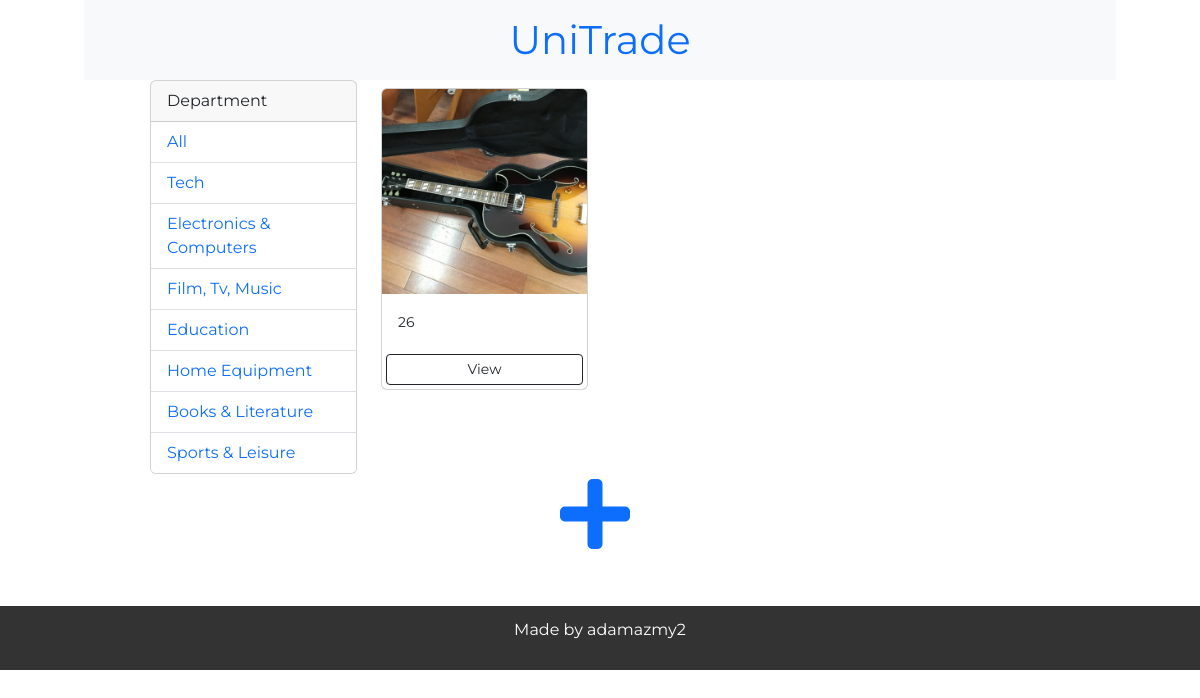
Page /current/ on the committed database.
### marketplace/models.py (models this page shows, shortened)
class Department(models.Model):
    name = models.CharField(max_length = 100, null = False, blank = False)

class Productimage(models.Model):
    imageID = models.AutoField(primary_key=True)
    product =  models.ForeignKey(Product, on_delete=models.CASCADE)
    imageURL = models.ImageField(upload_to='product_images/', default='https://png.pngtree.com/png-clipart/20190918/ourmid/pngtree-load-the-3273350-png-image_1733730.jpg')

### marketplace/views.py (the view)
# urls.py: path('current/', views.current, name='current'),
def current(request):
    departments = Department.objects.all()
    productimages = Productimage.objects.all()
    products =Product.objects.all()
    context = {'departments':departments, 'productimages':productimages, 'products': products}
    return render(request, 'marketplace/currentListing.html', context)

### marketplace/templates/marketplace/currentListing.html (shortened to what this page needs)
{% load static %}
<!DOCTYPE html>
<html lang="en">
<head>
    <link rel="stylesheet" href="https://cdnjs.cloudflare.com/ajax/libs/font-awesome/5.15.3/css/all.min.css">
    <link rel="stylesheet" href="{% static 'css/styles.css' %}">
    <link rel = "stylesheet" href="https://cdn.jsdelivr.net/npm/bootstrap@5.3.0/dist/css/bootstrap.min.css">
</head>
<body>
    <section id="nav-bar">
        <div class="container">
            <nav class="navbar navbar-expand-lg bg-body-tertiary" style="height: 80px;">
                <div class="container-fluid">
                    <a class="navbar-brand-sell" href="{% url 'products' %}" style="text-decoration: none;">UniTrade</a>
                </div>
            </nav>
        </div>
    </section>
    <section id="Current-Listings">
        <div class="container-listing">
            <div class ="row">
                <div class = "col-md-3">
                    <div class="card">
                        <div class="card-header">
                          Department
                        </div>
                        <ul class="list-group list-group-flush">
                          <li class="list-group-item">
                           <a href="{% url 'current' %}">All</a>
                          </li>
                          {% for department in departments %}
                          <li class="list-group-item">
                            <a href="{% url 'current' %}?department={{department.name}}">
                                {{department.name}}
                            </a>
                          </li>
                          {% endfor %}
                        </ul>
                      </div>
                </div>
                <div class = "col-md-9">
                    <div class="row">
                        {% for product in products %}
                            {% if product.userID == '1' %}
                                {% for productimage in productimages %}
                                    {% if productimage.product_id == product.product_id %}
                                    <div class="col-md-4">
                                        <div class="card my-2">
                                            <img class="card-img-top"
                                                src="/images/{{ productimage.imageURL }}"
                                                alt="loading">
                                            <div class="card-body">
                                                <small>{{ productimage.imageID }}</small>
                                            </div>
                                            <a href="{% url 'item' productimage.imageID %}" class="btn btn-outline-dark btn-sm m-1">View</a>
                                        </div>
                                    </div>
                                    {% endif %}
                                {% endfor %}
                            {% endif %}
                            {% empty %}
                            <h3>No Current Listing... </h3>
                        {% endfor %}
                    </div>
                </div>
                    <div class="col d-flex justify-content-center align-items-center">
                    <a href="{% url 'condition' %}" class="icon-link d-flex justify-content-center align-items-center" style="width: 100%; height: 100%;">
                        <i class="fas fa-plus mb-1"></i>
                    </a>
                </div>
            </div>
           </div>
    </section>
    <br>
    <br>
    <section id = "footer">
      <div class = "container text-center">
          <p>Made by adamazmy2</p>
      </div>
  </section>
  </body>
  </html>

### marketplace/static/css/styles.css (style rules this page uses)
#nav-bar { position: sticky; margin-top: 0; top: 0; z-index: 10; }
#nav-bar .container { max-width: 88%; margin: auto; }
* { box-sizing: border-box; font-family: "Montserrat"; padding: 0; margin: 0; }
body { width: 100%; padding: 0px; overflow-x: hidden !important; }
#footer { background: #333; color: #fff; padding: 12px; }
* { margin: 0; padding: 0; font-family: 'Roboto', sans-serif; }
@media (min-width: 992px) { .navbar-brand-sell { position: absolute; left: 50%; transform: translateX(-50%); font-size: 40px; } }
.icon-link i { font-size: 30px; padding-right: 10px; }
#nav-bar .container a { text-decoration: none; }
#Current-Listings .container-listing { max-width: 75%; margin: auto; display: block; }
#Current-Listings i { font-size: 80px; }
#Current-Listings a { text-decoration: none; }
* { padding: 0; margin: 0; box-sizing: border-box; }
body { font-family: 'Jost', sans-serif; background-color: white !important; }
* { margin: 0; padding: 0; box-sizing: border-box; outline: none; font-family: Montserrat, sans-serif; }
ul { list-style-type: none; }

### rows in the picture
Department: name "Tech"
Department: name "Electronics & Computers"
Department: name "Film, Tv, Music"
Department: name "Education"
Department: name "Home Equipment"
Department: name "Books & Literature"
Department: name "Sports & Leisure"
Productimage: imageURL (picture), imageID "26"
